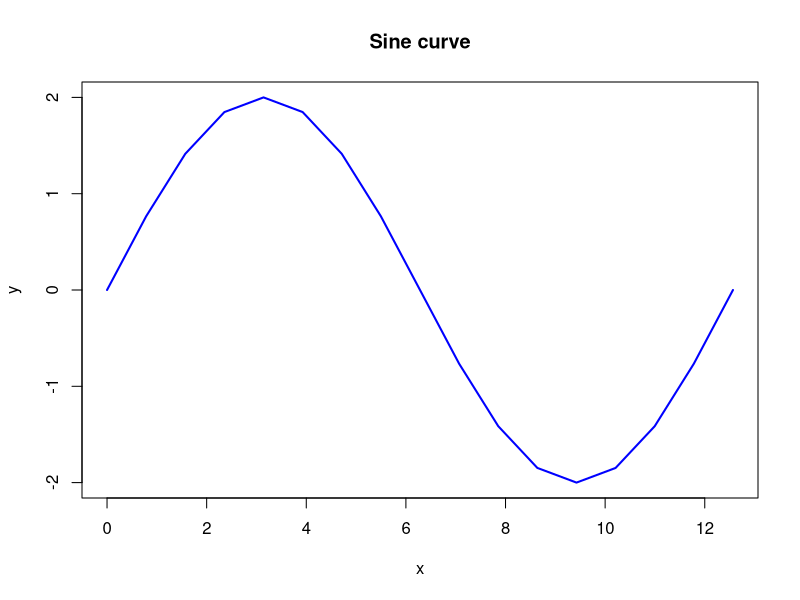
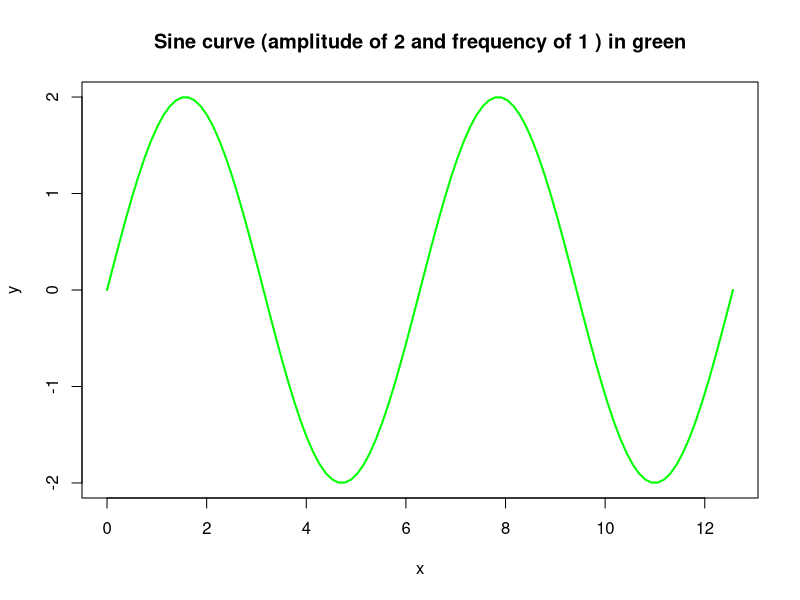
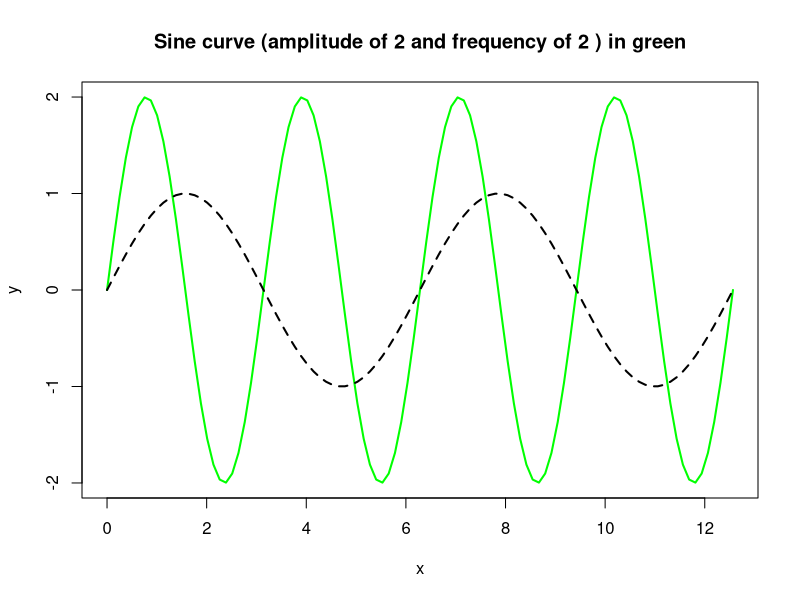
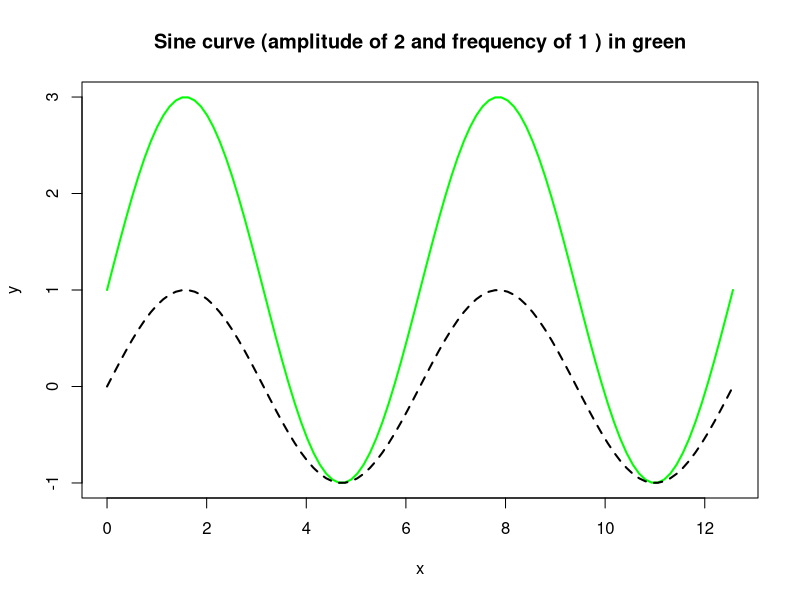

The R source for these figures, in order:
## ---- chunk 1
knitr::opts_chunk$set(echo = TRUE)
GAP <- 1
## ---- chunk 2
x <- pi
amp <- 2
freq <- 0.5

y <- amp * sin(freq * x)
y
## ---- chunk 3
calc_sin <- function(x, amp, freq, xoffset = 0, yoffset = 0){
  y <- amp * sin(freq * x + xoffset) + yoffset
  return(y)
}

## ---- chunk 4
calc_sin(x = pi, amp = 2, freq = 0.5)
## ---- chunk 5
x <- seq(from = 0, to = 4*pi, by = pi/4)
y <- calc_sin(x = x, amp = 2, freq = 0.5)
y
## ---- chunk 6
plot(x, y, type = "l", col = "blue", lwd = 2, 
     xlab = "x", ylab = "y", main = "Sine curve")
## ---- chunk 7
plot_sin <- function(x, GAP){
  y <- GAP # calc_sin
  title <- GAP
  return(plot(x, y, GAP))
}
## ---- chunk 8
plot_sin <- function(x, 
                     amp, 
                     freq, 
                     xoffset = 0, 
                     yoffset = 0, 
                     color = "black"){
  y <- calc_sin(x = x, 
                amp = amp, 
                freq = freq, 
                xoffset = xoffset, 
                yoffset = yoffset)
  
  title <- paste("Sine curve (amplitude of", 
                 amp, 
                 "and frequency of", 
                 freq, 
                 ") in", 
                 color)
  
  return(plot(x, 
              y, 
              type = "l", 
              col = color, 
              lwd = 2, 
              xlab = "x", 
              ylab = "y", 
              main = title))
}
## ---- chunk 9
x <- seq(from = 0, to = 4*pi, by = pi/25)
plot_sin(x = x, amp = 2, freq = 1, color = "green")
## ---- chunk 10
plot_sin_rev <- function(x, 
                     amp, 
                     freq, 
                     xoffset = 0, 
                     yoffset = 0, 
                     color = "black"){
  
  y_rev <- calc_sin(x = x, 
                    amp = 1, 
                    freq = 1, 
                    xoffset = 0, 
                    yoffset = 0)
  
  plt <- plot_sin(x = x, 
                  amp = amp, 
                  freq = freq, 
                  xoffset = xoffset, 
                  yoffset = yoffset, 
                  color = color)
  
  plt <- plt + lines(x, y_rev, col = "black", lwd = 2, lty = 2)
}
## ---- chunk 11
plot_sin_rev(x = x, amp = 2, freq = 2, color = "green")
## ---- chunk 12
plot_sin_rev(x = x, amp = 2, freq = 1, yoffset =1, color = "green")
